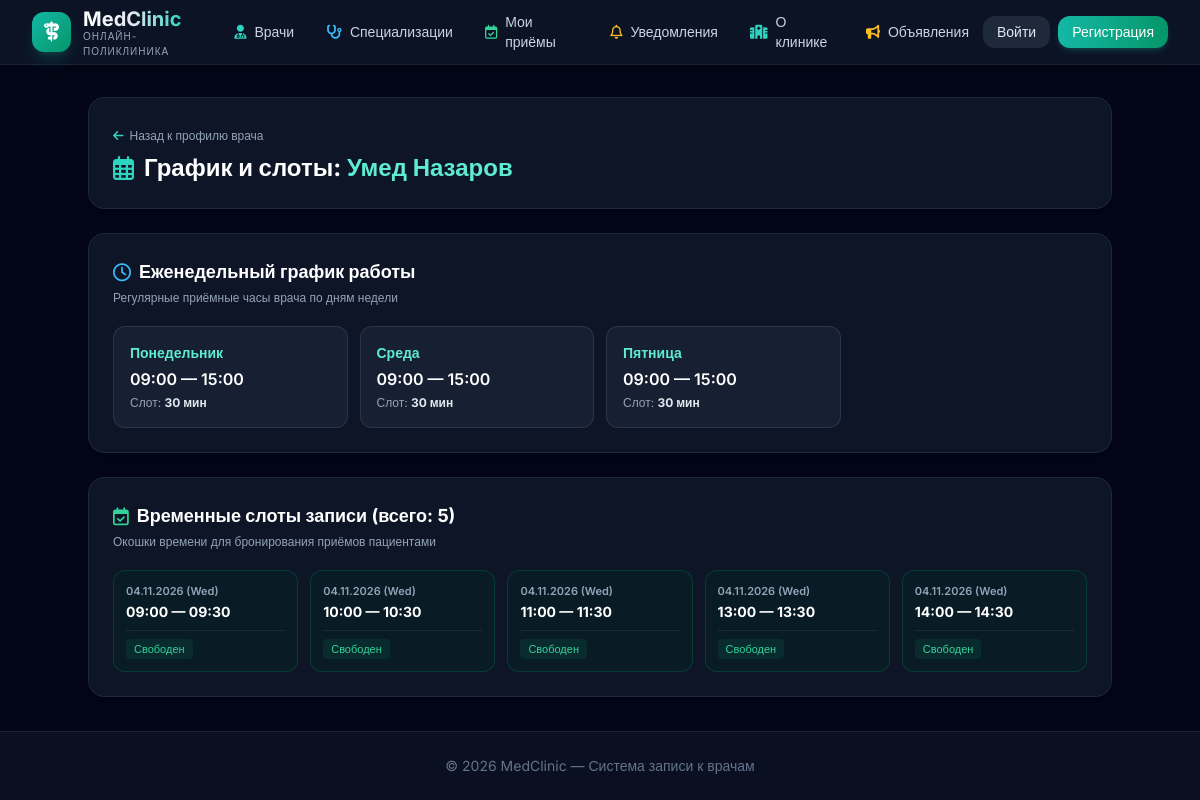
The app's page /schedules/doctor/1/ with its own data.
### doctors/models.py (models this page shows, shortened)
class Doctor(models.Model):
    user=models.OneToOneField(User,related_name='doctor_profile', on_delete=models.CASCADE)
    specialization = models.ForeignKey(Specialization,on_delete=models.SET_NULL,null=True,related_name='doctors')
    services=models.ManyToManyField(Service,blank=True,related_name='doctors')
    bio=models.TextField()
    experience_years = models.PositiveIntegerField(default=0)
    photo = models.ImageField(upload_to='doctors/photos/', blank=True, null=True)
    phone = models.CharField(max_length=20, blank=True)
    is_active = models.BooleanField(default=True)
    created_at = models.DateTimeField(auto_now_add=True)

### schedules/models.py (models this page shows, shortened)
class WorkSchedule(models.Model):
    WEEKDAYS = [
        (0, 'Понедельник'), (1, 'Вторник'), (2, 'Среда'),
        (3, 'Четверг'), (4, 'Пятница'), (5, 'Суббота'), (6, 'Воскресенье'),
    ]
    doctor=models.ForeignKey(Doctor,related_name='schedules', on_delete=models.CASCADE)
    weekday = models.IntegerField(choices=WEEKDAYS)
    start_time = models.TimeField()
    end_time = models.TimeField()
    slot_duration = models.PositiveIntegerField(default=30)
    class Meta:
        unique_together = ('doctor', 'weekday')

class TimeSlot(models.Model):
    STATUS_FREE = 'free'
    STATUS_BOOKED = 'booked'
    STATUS_CHOICES = [(STATUS_FREE, 'Свободен'),(STATUS_BOOKED, 'Занят'),]
    doctor = models.ForeignKey(Doctor, on_delete=models.CASCADE, related_name='slots')
    date = models.DateField()
    start_time = models.TimeField()
    end_time = models.TimeField()
    status = models.CharField(max_length=10, choices=STATUS_CHOICES, default=STATUS_FREE)

### schedules/views.py (the view, shortened to what this page needs)
# urls.py: path('doctor/<int:doctor_id>/', doctor_schedule, name='doctor_schedule'),
def doctor_schedule(request, doctor_id):
    doctor = get_object_or_404(Doctor, pk=doctor_id)
    can_manage = _check_doctor_permission(request, doctor)
    schedules = doctor.schedules.all().order_by('weekday')
    today = datetime.now().date()
    slots = doctor.slots.filter(date__gte=today).order_by('date', 'start_time')
    days_off = doctor.days_off.filter(date__gte=today).order_by('date')
    configured_weekdays = {s.weekday for s in schedules}
    weekday_choices = [
        (num, name, num in configured_weekdays)
        for num, name in WorkSchedule.WEEKDAYS
    ]
    return render(request, 'schedules/doctor_schedule.html', {
        'doctor': doctor,
        'schedules': schedules,
        'slots': slots,
        'days_off': days_off,
        'weekday_choices': weekday_choices,
        'can_manage': can_manage,
    })

### schedules/views.py (called while the page is built)
def _check_doctor_permission(request, doctor):
    if request.user.is_staff or doctor.user == request.user:
        return True
    return False

### templates/schedules/doctor_schedule.html (shortened to what this page needs)
{% extends 'base.html' %}
{% block content %}
<div class="space-y-6 max-w-5xl mx-auto">
    <div class="flex flex-col sm:flex-row sm:items-center justify-between gap-4 bg-slate-900/90 border border-slate-800 p-6 rounded-2xl shadow-lg">
        <div>
            <a href="{% url 'doctor_detail' doctor.pk %}" class="inline-flex items-center text-xs font-medium text-slate-400 hover:text-white transition mb-2">
                <i class="fa-solid fa-arrow-left mr-1.5 text-teal-400"></i> Назад к профилю врача
            </a>
            <h1 class="text-2xl font-bold text-white flex items-center gap-2.5">
                <i class="fa-regular fa-calendar-days text-teal-400"></i>
                <span>График и слоты: <span class="text-teal-300">{{ doctor.user.get_full_name|default:doctor.user.username }}</span></span>
            </h1>
        </div>
    </div>
    <div class="bg-slate-900/90 border border-slate-800 rounded-2xl p-6 shadow-lg space-y-5">
        <div>
            <h2 class="text-lg font-bold text-white flex items-center gap-2">
                <i class="fa-regular fa-clock text-sky-400"></i>
                <span>Еженедельный график работы</span>
            </h2>
            <p class="text-slate-400 text-xs mt-1">Регулярные приёмные часы врача по дням недели</p>
        </div>
        {% if schedules %}
            <div class="grid grid-cols-1 sm:grid-cols-2 md:grid-cols-3 lg:grid-cols-4 gap-3">
                {% for s in schedules %}
                    <div class="bg-slate-800/60 border border-slate-700/70 rounded-xl p-4 flex flex-col justify-between">
                        <div>
                            <div class="text-sm font-bold text-teal-300 mb-1">
                                {{ s.get_weekday_display }}
                            </div>
                            <div class="text-base font-semibold text-white">
                                {{ s.start_time|time:"H:i" }} — {{ s.end_time|time:"H:i" }}
                            </div>
                            <div class="text-xs text-slate-400 mt-1">
                                Слот: <strong class="text-slate-200">{{ s.slot_duration }} мин</strong>
                            </div>
                        </div>
                    </div>
                {% endfor %}
            </div>
        {% else %}
            <div class="text-sm text-slate-500 py-6 text-center bg-slate-800/40 rounded-xl">
                Регулярный график ещё не настроен. Настройте рабочие дни ниже.
            </div>
        {% endif %}
    </div>
    <div class="bg-slate-900/90 border border-slate-800 rounded-2xl p-6 shadow-lg space-y-5">
        <div class="flex flex-col sm:flex-row sm:items-center justify-between gap-3">
            <div>
                <h2 class="text-lg font-bold text-white flex items-center gap-2">
                    <i class="fa-regular fa-calendar-check text-emerald-400"></i>
                    <span>Временные слоты записи (всего: {{ slots.count }})</span>
                </h2>
                <p class="text-slate-400 text-xs mt-1">Окошки времени для бронирования приёмов пациентами</p>
            </div>
        </div>
        {% if slots %}
            <div class="grid grid-cols-2 sm:grid-cols-3 md:grid-cols-4 lg:grid-cols-5 gap-3">
                {% for slot in slots %}
                    <div class="p-3 rounded-xl border transition flex flex-col justify-between
                        {% if slot.status == 'free' %}
                            bg-emerald-950/30 border-emerald-800/50 hover:border-emerald-700
                        {% else %}
                            bg-amber-950/30 border-amber-800/50 hover:border-amber-700
                        {% endif %}">
                        <div>
                            <div class="text-[11px] font-semibold text-slate-400">
                                {{ slot.date|date:"d.m.Y (D)" }}
                            </div>
                            <div class="text-sm font-bold text-white mt-0.5">
                                {{ slot.start_time|time:"H:i" }} — {{ slot.end_time|time:"H:i" }}
                            </div>
                        </div>
                        <div class="flex items-center justify-between mt-2 pt-2 border-t border-slate-800">
                            {% if slot.status == 'free' %}
                                <span class="text-[11px] font-medium text-emerald-400 bg-emerald-500/10 px-2 py-0.5 rounded">Свободен</span>
                            {% else %}
                                <span class="text-[11px] font-medium text-amber-400 bg-amber-500/10 px-2 py-0.5 rounded">Занят</span>
                            {% endif %}
                        </div>
                    </div>
                {% endfor %}
            </div>
        {% else %}
            <div class="text-sm text-slate-500 py-8 text-center bg-slate-800/40 rounded-xl">
                На будущие даты слотов пока нет. Нажмите «+ Создать слот», чтобы добавить приемные часы.
            </div>
        {% endif %}
    </div>
</div>
{% endblock %}

### templates/base.html (style rules this page uses)
body { font-family: 'Inter', sans-serif; }

### records on screen
Doctor: user.get_full_name "Умед Назаров"
WorkSchedule: weekday "Понедельник", start_time "09:00", end_time "15:00", slot_duration "30"
WorkSchedule: weekday "Среда", start_time "09:00", end_time "15:00", slot_duration "30"
WorkSchedule: weekday "Пятница", start_time "09:00", end_time "15:00", slot_duration "30"
TimeSlot: date "04.11.2026 (Wed)", start_time "09:00", end_time "09:30", status "Свободен"
TimeSlot: date "04.11.2026 (Wed)", start_time "10:00", end_time "10:30", status "Свободен"
TimeSlot: date "04.11.2026 (Wed)", start_time "11:00", end_time "11:30", status "Свободен"
TimeSlot: date "04.11.2026 (Wed)", start_time "13:00", end_time "13:30", status "Свободен"
TimeSlot: date "04.11.2026 (Wed)", start_time "14:00", end_time "14:30", status "Свободен"

### other values on screen
{{ slots.count }} "5"
